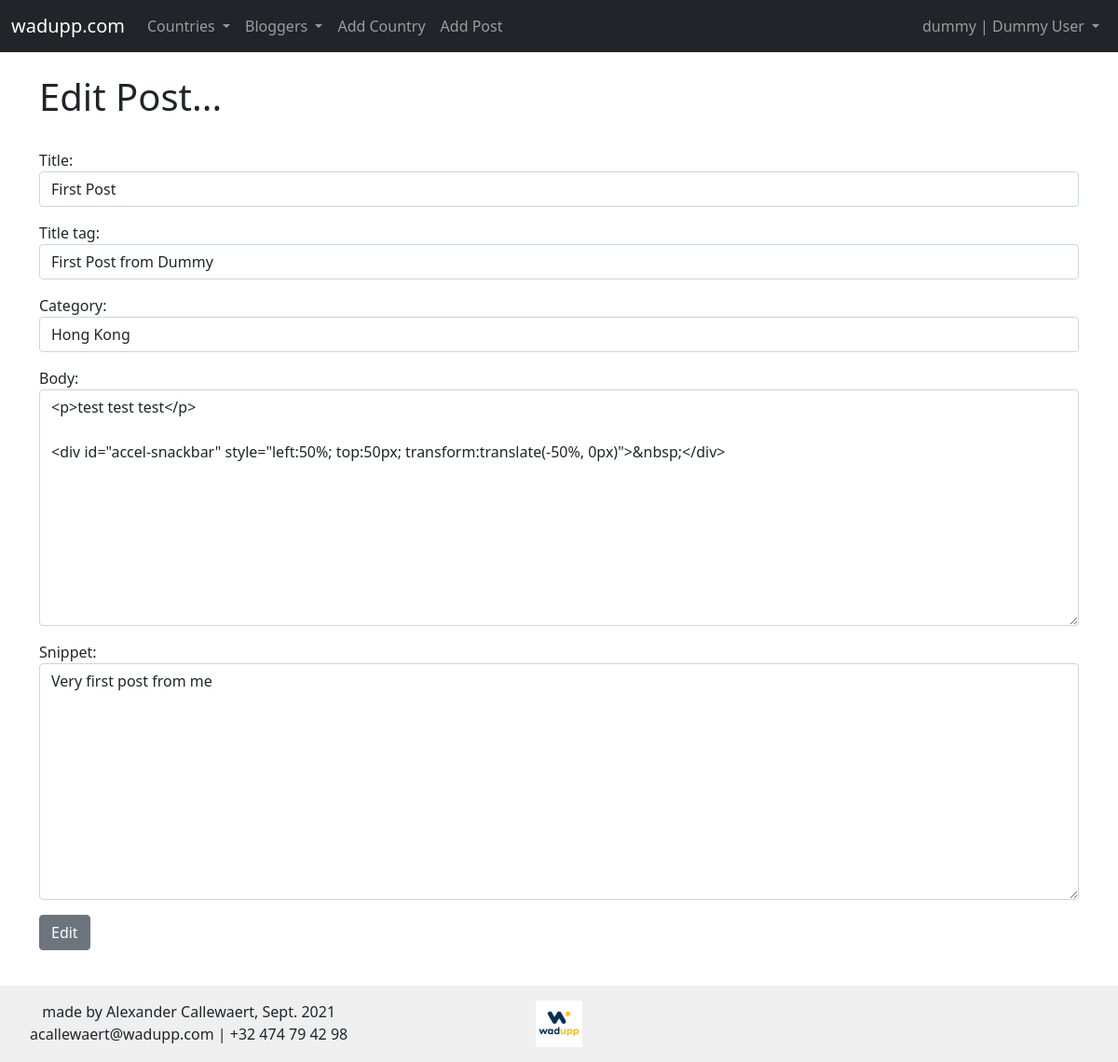
/article/edit/2 (signed in), run on the app's committed database.
### myblog/models.py (models this page shows, shortened)
class User(AbstractUser):
   Allow_to_post = models.BooleanField(default=False)

class Post(models.Model):
	title = models.CharField(max_length=255)
	header_image = models.ImageField(null = True, blank = True, upload_to = "images/")
	image2 = models.ImageField(null = True, blank = True, upload_to = "images/")
	image3 = models.ImageField(null = True, blank = True, upload_to = "images/")
	title_tag = models.CharField(max_length=255)
	author = models.ForeignKey(User, on_delete=models.CASCADE, null = True, blank = True)
	body = RichTextField(blank = True, null = True)
	post_date = models.DateField(auto_now_add=True)
	category = models.ForeignKey(Category, on_delete=models.CASCADE)
	snippet = models.CharField(max_length=255)
	likes = models.ManyToManyField(User, related_name = 'blog_posts', blank=True)

### myblog/views.py (the view)
# urls.py: path('article/edit/<int:pk>', UpdatePostView.as_view(), name = "update_post"),
class UpdatePostView(UpdateView):
	model = Post
	form_class = EditForm
	template_name = 'edit_post.html'

### myblog/forms.py
class EditForm(forms.ModelForm):
	class Meta:
		model = Post
		fields = ('title', 'title_tag', 'category', 'body', 'snippet')
		widgets = {
			'title': forms.TextInput(attrs = {'class': 'form-control'}),
			'title_tag': forms.TextInput(attrs = {'class': 'form-control', 'placeholder': "Tab Name"}),
			'category': forms.Select(choices = categories_list, attrs = {'class': 'form-control'}),
			'body': forms.Textarea(attrs = {'class': 'form-control', 'placeholder': "Text"}),
			'snippet': forms.Textarea(attrs = {'class': 'form-control', 'placeholder': "Here comes the summary of your blog post which will appear on the home page"}),
		}

### myblog/models.py (called while the page is built)
	def __str__(self):
		return self.name

### myblog/templates/edit_post.html (shortened to what this page needs)
{% extends 'base.html' %}
{% block content %}
{% if user.is_authenticated %}
	{% if user.id == post.author.id %}
		<h1>Edit Post...</h1>
		<br/>
		<div class = "form-group">
			<form method = "POST">
				{{ form.as_p }}
				<button class="btn btn-secondary">Edit</button><br/><br/>
		</div>
	{% else %}
	You're not allowed here!  (and you know it...)  :-)
	{% endif %}
{% else %}
You're not allowed here!  (and you know it...)  :-)
{% endif %}
{% endblock %}

### myblog/templates/base.html (shortened to what this page needs)
<!doctype html>
<html lang="en">
  <head>
    <link href="https://cdn.jsdelivr.net/npm/bootstrap@5.1.1/dist/css/bootstrap.min.css" rel="stylesheet">
  </head>
  <body>
    <nav class="navbar navbar-expand-lg navbar-dark bg-dark">
  <div class="container-fluid">
    <a class="navbar-brand" href="{% url 'home' %}">wadupp.com</a>
    <div class="collapse navbar-collapse" id="navbarSupportedContent">
      <ul class="navbar-nav me-auto mb-2 mb-lg-0">
        <li class="nav-item dropdown">
          <a class="nav-link dropdown-toggle" href="#" id="navbarDropdown" role="button" data-bs-toggle="dropdown" aria-expanded="false">
            Countries
          </a>
        </li>
        <li class="nav-item dropdown">
          <a class="nav-link dropdown-toggle" href="#" id="navbarDropdown1" role="button" data-bs-toggle="dropdown" aria-expanded="false">
            Bloggers
          </a>
        </li>
        {% if user.is_authenticated %}
          {% if user.Allow_to_post %}
            <li class="nav-item">
              <a class="nav-link" href="{% url 'add_category' %}">Add Country</a>
            </li>
            <li class="nav-item">
              <a class="nav-link" href="{% url 'add_post' %}">Add Post</a>
            </li>
          {% endif %}
        {% endif %}
      </ul>
  {% if user.is_authenticated %}
      <ul class="navbar-nav ml-auto mb-2 mb-lg-0">
        <li class="nav-item dropdown">
            <a class="nav-link dropdown-toggle" href="#" id="navbarDropdown" role="button" data-bs-toggle="dropdown" aria-expanded="false">
              {{ user.username }} | {{ user.first_name }} {{ user.last_name }}
            </a>
        </li>
      </ul>
  {% endif %}
    </div>
  </div>
</nav>
    <br/>
    <div class = "container">
      {% block content %}
      {% endblock %}
    </div>
  </body>
  <br>
  <br>
  <br>
  <br>
<footer>
  <div class="row">
    <div class="col-md-4" align="center">
      made by Alexander Callewaert, Sept. 2021 <br/>
      acallewaert@wadupp.com | +32 474 79 42 98
    </div>
    <div class="col-md-4" align="center"><img src="/media/images/profile/Wadupp_white_BG.png" width = 50 height = 50></div>
    <div class="col-md-4" align="center">
    </div>
  </div>
</footer>
</html>

### myblog/templates/base.html (style rules this page uses)
footer { position: fixed; right: 0; bottom: 0; left: 0; width:100%; padding: 1rem; background-color: #efefef; text-align: center; }

### data on the page
User: username "dummy", first_name "Dummy", last_name "User"
Post: title "First Post", title_tag "First Post from Dummy", category "Hong Kong", body "<p>test test test</p> <div id=\"accel-snackbar\" style=\"left:50%; top:50px; transform:translate(-50%, 0px)\">&nbsp;</div>", snippet "Very first post from me"
